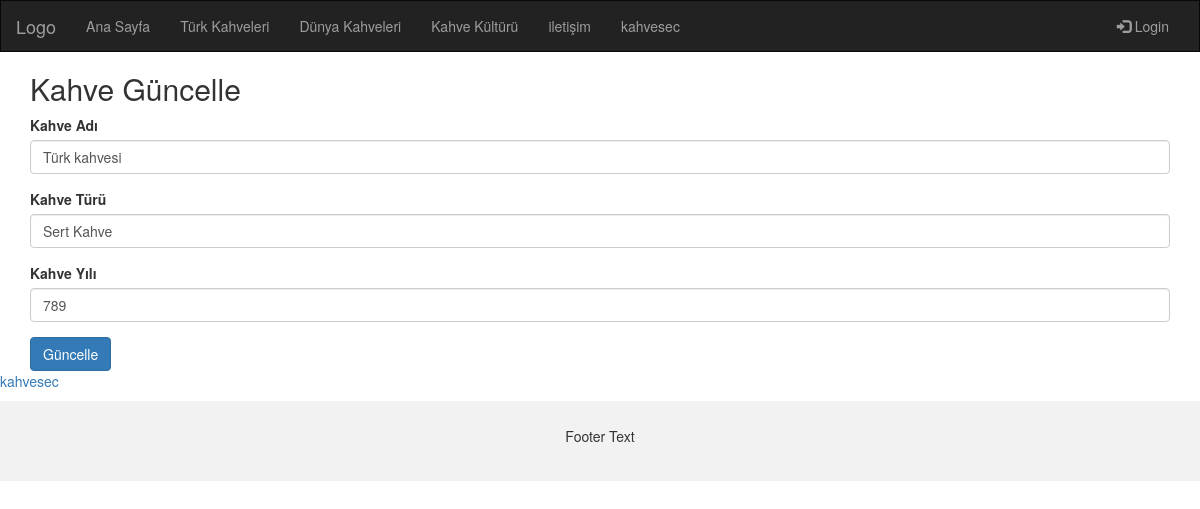
/kahveguncelle/1, run on the app's committed database.
### tables this page shows
CREATE TABLE "tblkahve" (
	"id"	INTEGER NOT NULL,
	"kahvename"	TEXT,
	"kahvetur"	TEXT,
	"kahveyıl"	TEXT,
	PRIMARY KEY("id" AUTOINCREMENT)
);

### main.py (the view)
@app.route("/kahveguncelle/<int:id>", methods=['GET', 'POST'])
def kahveguncelle(id):
    if request.method == 'POST':
        kahvename = request.form['kahvename']
        kahvetur = request.form['kahvetur']
        kahveyıl = request.form['kahveyıl']
        veriGuncelle(id, kahvename, kahvetur, kahveyıl)
        return redirect(url_for("index"))
    else:
        mevcutVeri = veriDetay(id)
        return render_template("kahveguncelle.html", kahve=mevcutVeri)

### main.py (called while the page is built)
def veriDetay(id):
    with sqlite3.connect('kahve.db') as con:
        cur = con.cursor()
        cur.execute("SELECT * FROM tblkahve WHERE id=?", (id,))
        data = cur.fetchone()
    return data

### templates/kahveguncelle.html
{% extends "base.html" %}
{% block content %}
<div class="container">
    <h2>Kahve Güncelle</h2>
    <form action="" method="post">
        <div class="form-group">
            <label for="kahvename">Kahve Adı</label>
            <input type="text" class="form-control" name="kahvename" id="kahvename" value="{{ kahve[1] }}" required>
        </div>
        <div class="form-group">
            <label for="kahvetur">Kahve Türü</label>
            <input type="text" class="form-control" name="kahvetur" id="kahvetur" value="{{ kahve[2] }}" required>
        </div>
        <div class="form-group">
            <label for="kahveyıl">Kahve Yılı</label>
            <input type="text" class="form-control" name="kahveyıl" id="kahveyıl" value="{{ kahve[3] }}" required>
        </div>
        <button type="submit" class="btn btn-primary">Güncelle</button>
    </form>
</div>
{% endblock %}

### data on the page
tblkahve: kahvename "Türk kahvesi", kahvetur "Sert Kahve", kahveyıl "789"
